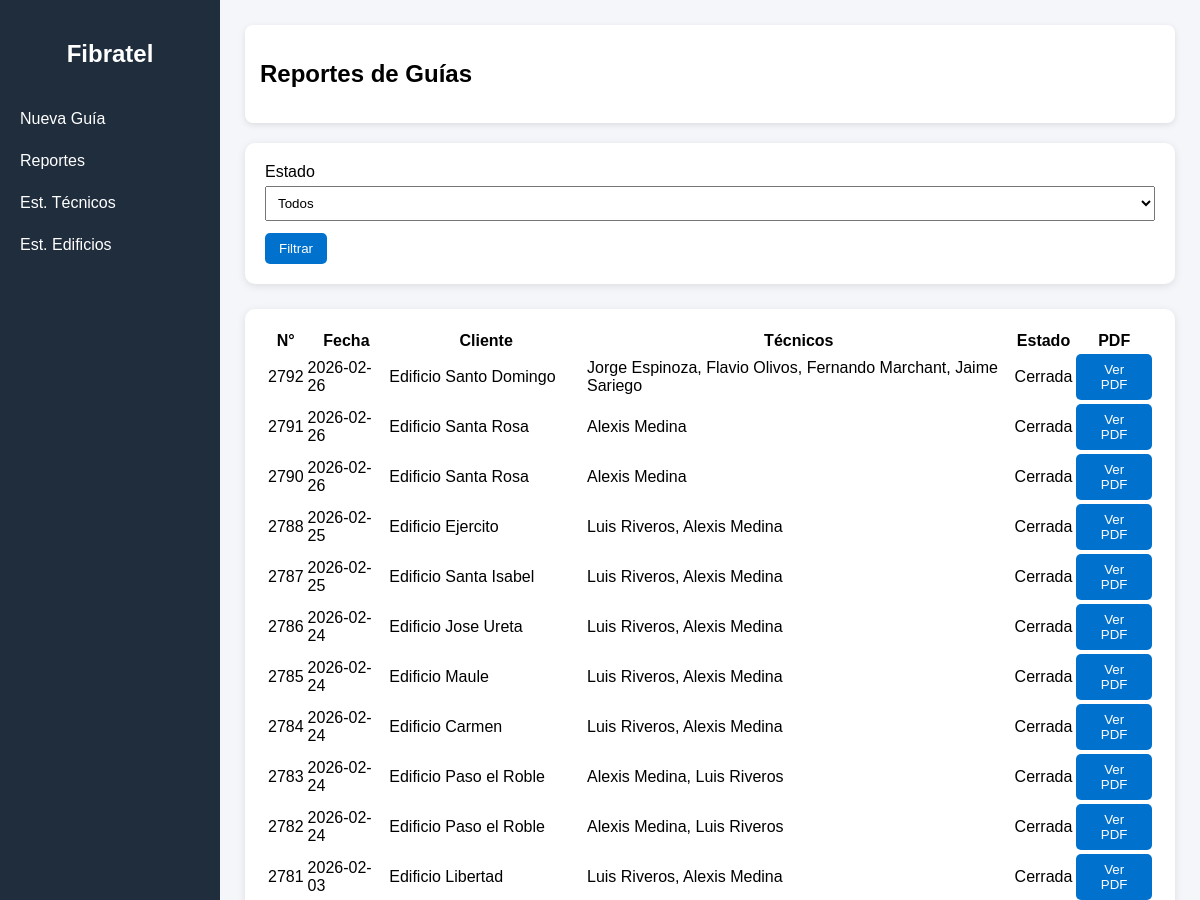
/reportes (upper part), run on an earlier commit of the app's database.
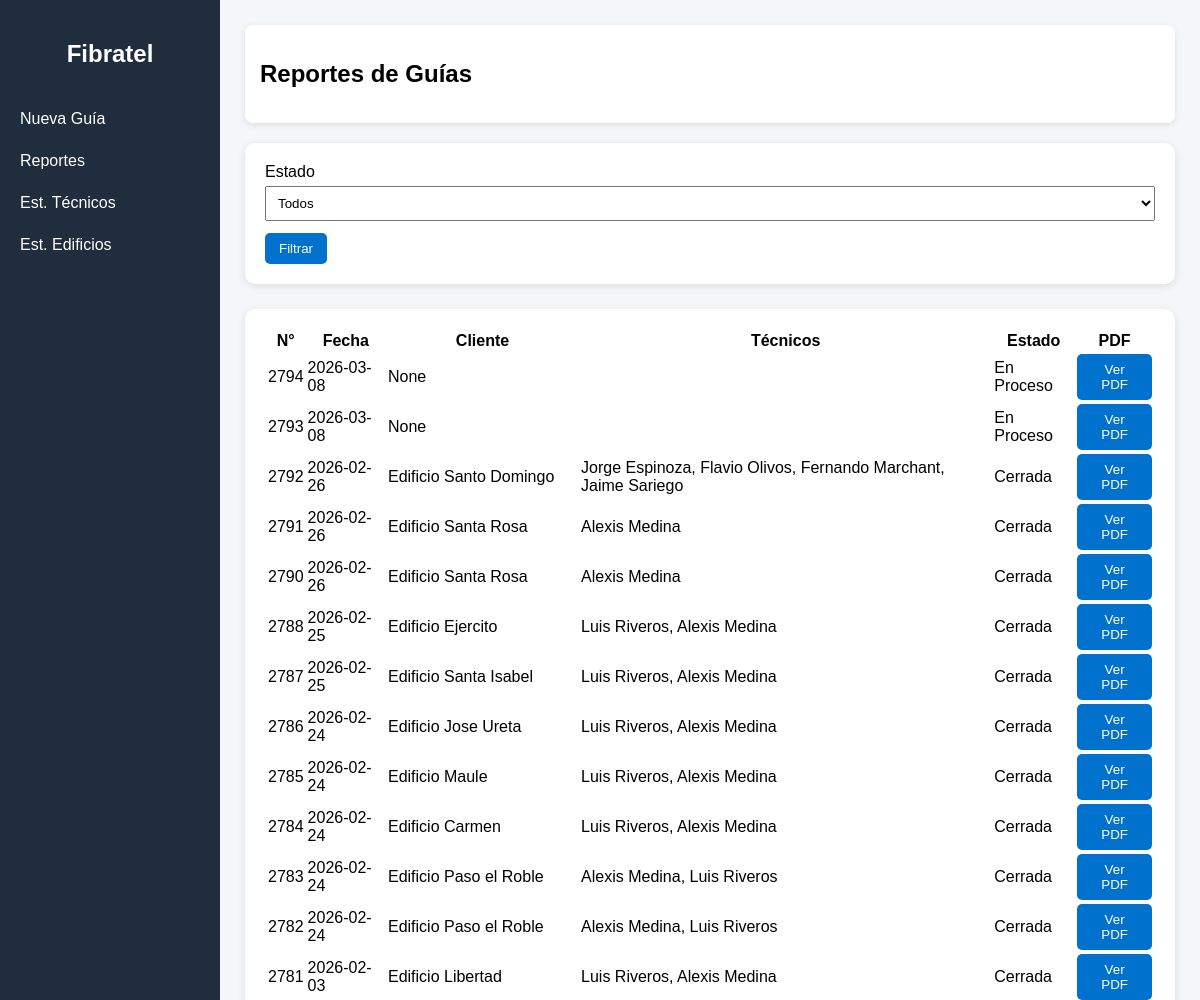
And on a later commit of the database.
### tables this page shows
CREATE TABLE guias (
            id INTEGER PRIMARY KEY AUTOINCREMENT,
            numero_guia INTEGER UNIQUE,
            fecha TEXT,
            cliente_id INTEGER,
            tecnicos TEXT,
            tecnico_firma TEXT,
            descripcion TEXT,
            estado TEXT,
            observaciones TEXT
        );

CREATE TABLE clientes (
            id INTEGER PRIMARY KEY AUTOINCREMENT,
            nombre TEXT UNIQUE,
            direccion TEXT,
            property TEXT
        );

### app.py (the view)
@app.route("/reportes")
def reportes():
    cliente_id = request.args.get("cliente_id")
    inicio = request.args.get("inicio")
    fin = request.args.get("fin")
    conn = get_db()
    query = """
        SELECT g.*, c.nombre as cliente
        FROM guias g
        LEFT JOIN clientes c ON g.cliente_id = c.id
        WHERE 1=1
    """
    params = []
    if cliente_id:
        query += " AND g.cliente_id = ?"
        params.append(cliente_id)
    if inicio:
        query += " AND g.fecha >= ?"
        params.append(inicio)
    if fin:
        query += " AND g.fecha <= ?"
        params.append(fin)
    query += " ORDER BY g.numero_guia DESC"
    guias = conn.execute(query, params).fetchall()
    clientes = conn.execute("SELECT * FROM clientes ORDER BY nombre").fetchall()
    conn.close()
    return render_template("reportes.html",
                           guias=guias,
                           clientes=clientes,
                           cliente_id=cliente_id,
                           inicio=inicio,
                           fin=fin)

### app.py (called while the page is built)
def get_db():
    conn = sqlite3.connect(DATABASE)
    conn.row_factory = sqlite3.Row
    return conn

### templates/reportes.html (shortened to what this page needs)
<!DOCTYPE html>
<html>
<head>
<link rel="stylesheet" href="/static/style.css">
</head>
<body>
<div class="layout">
<div class="sidebar">
<h2>Fibratel</h2>
<a href="/">Nueva Guía</a>
<a href="/reportes">Reportes</a>
<a href="/estadisticas">Est. Técnicos</a>
<a href="/estadisticas_edificio">Est. Edificios</a>
</div>
<div class="main">
<div class="header">
<h2>Reportes de Guías</h2>
</div>
<div class="form-box">
<form method="GET">
<label>Estado</label>
<select name="estado">
<option value="">Todos</option>
</select>
<button type="submit">Filtrar</button>
</form>
</div>
<div class="form-box">
<table>
<tr>
<th>N°</th>
<th>Fecha</th>
<th>Cliente</th>
<th>Técnicos</th>
<th>Estado</th>
<th>PDF</th>
</tr>
{% for g in guias %}
<tr>
<td>{{ g.numero_guia }}</td>
<td>{{ g.fecha }}</td>
<td>{{ g.cliente }}</td>
<td>{{ g.tecnicos }}</td>
<td>{{ g.estado }}</td>
<td>
<a href="/pdf/{{ g.id }}" target="_blank">
<button type="button">Ver PDF</button>
</a>
</td>
</tr>
{% endfor %}
</table>
</div>
</div>
</div>
</body>
</html>

### static/style.css (style rules this page uses)
body { margin:0; font-family:Arial, sans-serif; background:#f4f6f9; }
.layout { display:flex; }
.sidebar { width:220px; background:#1f2d3d; color:white; min-height:100vh; padding-top:20px; }
.sidebar h2 { text-align:center; margin-bottom:30px; }
.sidebar a { display:block; color:white; text-decoration:none; padding:12px 20px; }
.main { flex:1; padding:25px; }
.header { background:white; padding:15px; margin-bottom:20px; border-radius:8px; box-shadow:0 2px 6px rgba(0,0,0,0.1); }
.form-box { background:white; padding:20px; border-radius:10px; box-shadow:0 2px 8px rgba(0,0,0,0.1); margin-bottom:25px; }
input,select,textarea { padding:8px; margin-top:5px; margin-bottom:12px; width:100%; }
button { background:#0072CE; color:white; border:none; padding:8px 14px; border-radius:5px; cursor:pointer; }

What changed in the data, as far as the page shows it:
added guias: numero_guia "2794", fecha "2026-03-08", cliente "None", estado "En Proceso"
added guias: numero_guia "2793", fecha "2026-03-08", cliente "None", estado "En Proceso"
